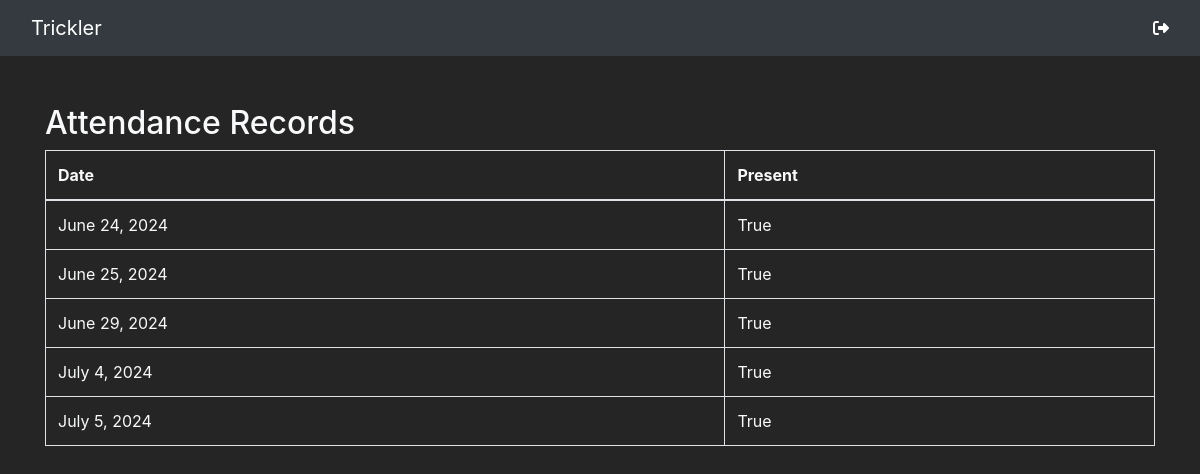
/view_attendance/ (signed in), run on the app's committed database.
### main/models.py (models this page shows, shortened)
class Attendance(models.Model):
    user = models.ForeignKey(User, on_delete=models.CASCADE)
    date = models.DateField(default=date.today)
    present = models.BooleanField(default=True)

### main/views.py (the view)
# urls.py: path('view_attendance/', views.view_attendance, name='view_attendance'),
@login_required
def view_attendance(request):
    attendance_records = Attendance.objects.filter(user=request.user)
    return render(request, 'viewath.html', {'attendance_records': attendance_records})

### main/templates/viewath.html
{% extends "index.html" %}
{% block body %}
<div class="container mt-5 text-light">
    <h2>Attendance Records</h2>
    <table class="table table-bordered ">
        <thead>
            <tr>
                <th>Date</th>
                <th>Present</th>
            </tr>
        </thead>
        <tbody>
            {% for record in attendance_records %}
            <tr>
                <td>{{ record.date }}</td>
                <td>{{ record.present }}</td>
            </tr>
            {% endfor %}
        </tbody>
    </table>
</div>
{% endblock body %}

### main/templates/index.html (shortened to what this page needs)
<!DOCTYPE html>
<html lang="en">
  <head>
    <link
      rel="stylesheet"
      href="https://cdnjs.cloudflare.com/ajax/libs/font-awesome/6.5.2/css/all.min.css"
    />
    <link
      rel="stylesheet"
      href="https://cdn.jsdelivr.net/npm/bootstrap@4.0.0/dist/css/bootstrap.min.css"
    />
  </head>
  <body style="background-color: #252525; color:white;">
    <nav class="navbar bg-dark text-light">
      <div class="container-fluid">
        <a href="/" class="navbar-brand" style="color: white;">Trickler</a>
        <form class="d-flex">
          <a href="/logout/" type="submit" style="color: white;"><i class="fa-solid fa-right-from-bracket"></i></a>
        </form>
      </div>
    </nav>
    {% block body %}{% endblock body %}
  </body>
</html>

### data on the page
Attendance: date "June 24, 2024", present "True"
Attendance: date "June 25, 2024", present "True"
Attendance: date "June 29, 2024", present "True"
Attendance: date "July 4, 2024", present "True"
Attendance: date "July 5, 2024", present "True"
